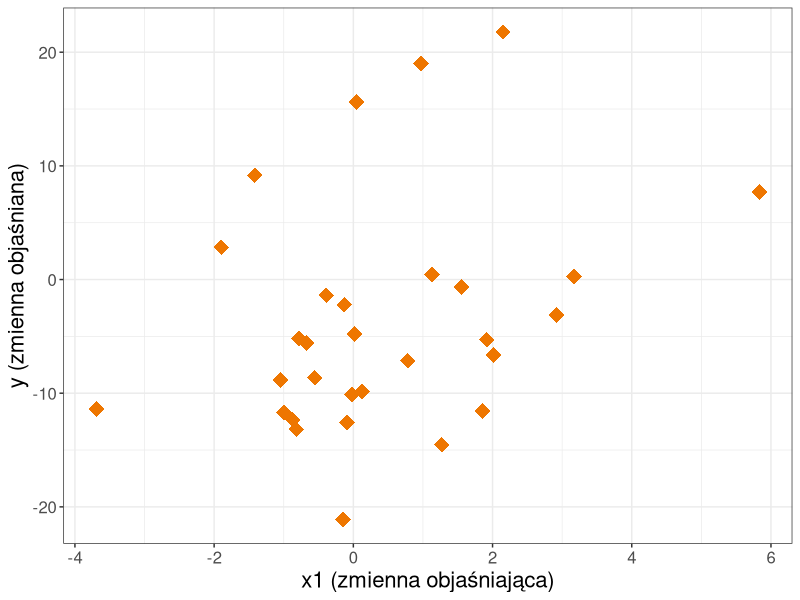
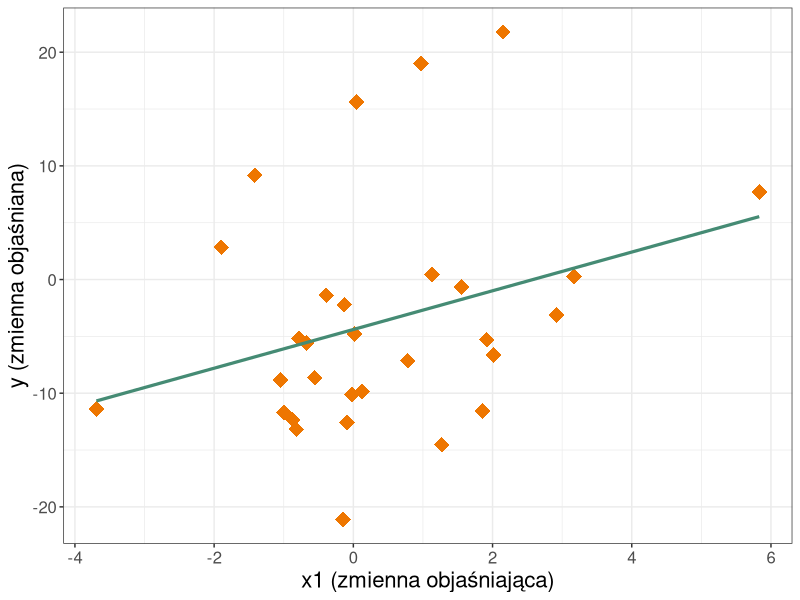
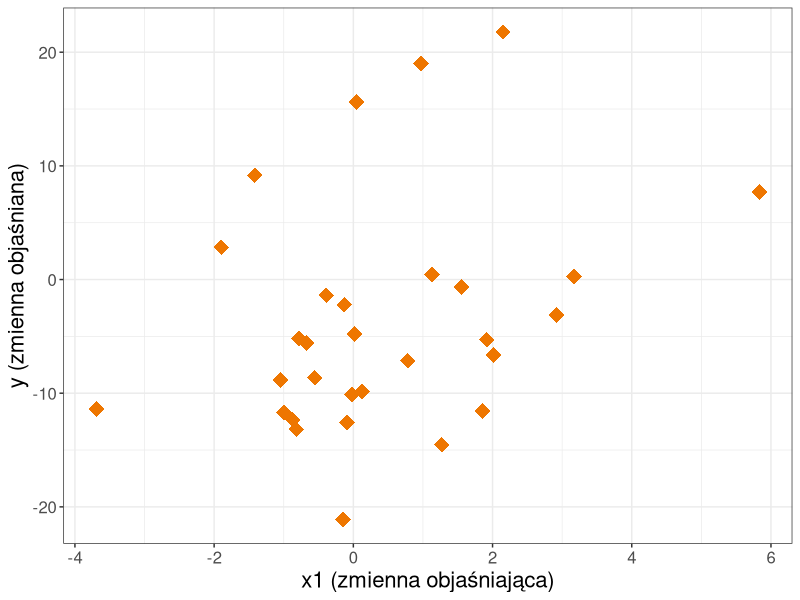
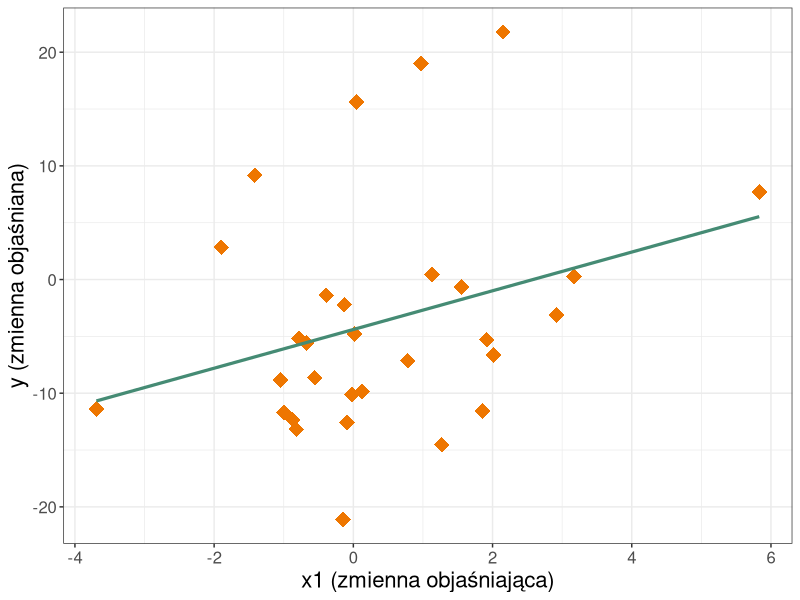
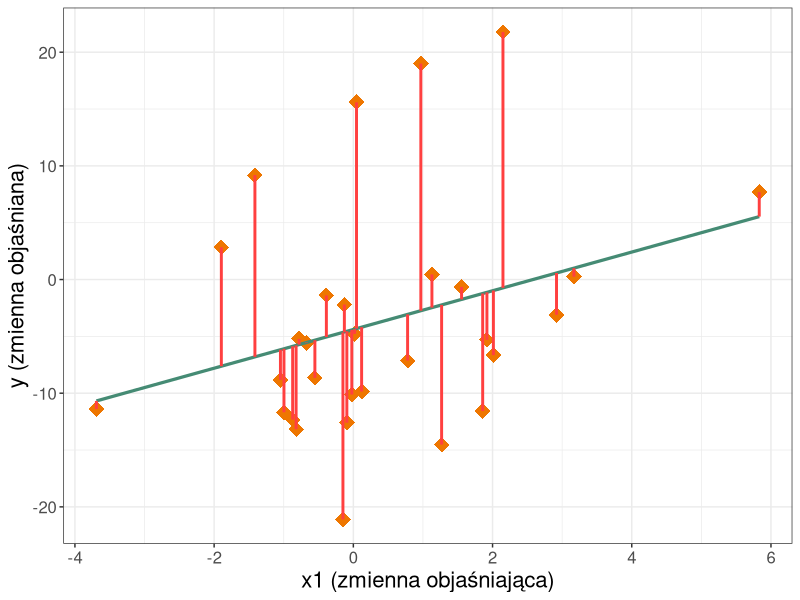

Write the R code that produced these figures, in order.
### Linear Regression plot ###
#install.packages("ggplot2")
library(ggplot2)

# cleaning
rm(list = ls())
set.seed(1234)

# working directory - set you preferred folder
# setwd()

#Generate the independent variable and the error
x1 = rnorm(30, 1, 2)
error = rnorm(30, 0, 10)

#Generate dependent variable
y = 1 + 2*x1 + error

#Data frame
data = cbind(x1, y)
data = as.data.frame(data)

#estimate the model
model = lm(y ~ x1)

# calculate residuals and predicted values
res <- signif(residuals(model), 5)
y_hat <- predict(model)

#prepare plot
plot1 = ggplot(data, aes(x=x1, y=y)) +
        geom_point(alpha=5, shape=18, colour="darkorange2", size = 5)
plot1 = plot1 + theme_bw() + ylab("y (zmienna objaśniana)") + 
        xlab("x1 (zmienna objaśniająca)") + 
        theme(legend.position = 'bottom', 
              legend.direction = "horizontal", 
              axis.title.x = element_text(size = 16),
              axis.title.y = element_text(size = 16),
              axis.text.x = element_text(size = 12),
              axis.text.y = element_text(size = 12))
plot1

plot2 = ggplot(data, aes(x=x1, y=y)) +
        geom_point(alpha=5, shape=18, colour="darkorange2", size = 5) +
        geom_smooth(se= F , method=lm, color = "aquamarine4", size=1.1)
plot2 = plot2 + theme_bw() + ylab("y (zmienna objaśniana)") + 
        xlab("x1 (zmienna objaśniająca)") + 
        theme(legend.position = 'bottom', 
              legend.direction = "horizontal", 
              axis.title.x = element_text(size = 16),
              axis.title.y = element_text(size = 16),
              axis.text.x = element_text(size = 12),
              axis.text.y = element_text(size = 12))
plot2

plot3 = ggplot(data, aes(x=x1, y=y)) +
        geom_point(alpha=5, shape=18, colour="darkorange2", size = 5) +
        geom_smooth(se= F , method=lm, color = "aquamarine4", size=1.1)+
        geom_segment(aes(x = x1, y = y, xend = x1, yend = y_hat), color="brown1", size=1, data = data)
plot3 = plot3 + theme_bw() + ylab("y (zmienna objaśniana)") + 
        xlab("x1 (zmienna objaśniająca)") + 
        theme(legend.position = 'bottom', 
              legend.direction = "horizontal", 
              axis.title.x = element_text(size = 16),
              axis.title.y = element_text(size = 16),
              axis.text.x = element_text(size = 12),
              axis.text.y = element_text(size = 12))
plot1
plot2
plot3

#save plot
png(filename="class4_regression_plot1.png", width = 800, height = 480)
plot1
dev.off()

png(filename="class4_regression_plot2.png", width = 800, height = 480)
plot2
dev.off()

png(filename="class4_regression_plot3.png", width = 800, height = 480)
plot3
dev.off()
